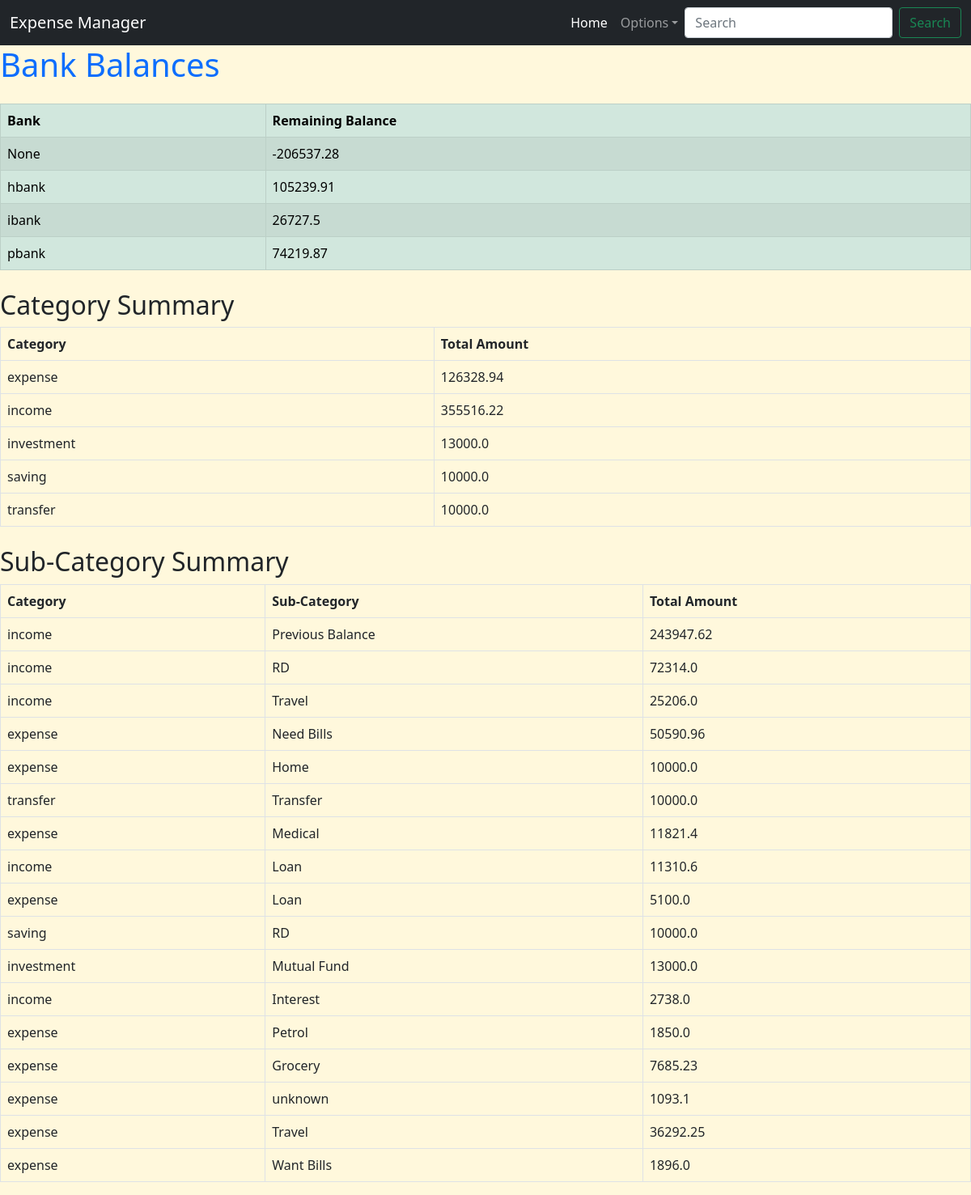
Page /summary on the committed database.
### app.py (models this page shows)
class IncomeExpenseManager(db.Model):
    id = db.Column(db.Integer, primary_key=True)
    date = db.Column(db.Date, nullable=False)
    from_bank = db.Column(db.String(10), nullable=True)
    to_bank = db.Column(db.String(10), nullable=True)
    category = db.Column(db.String(20), nullable=False)
    sub_category = db.Column(db.String(50), nullable=False)
    description = db.Column(db.String(100), nullable=False)
    amount = db.Column(db.Float, nullable=False)

### app.py (the view)
@app.route('/summary')
def category_summary():
    category_summary = db.session.query(IncomeExpenseManager.category, db.func.sum(IncomeExpenseManager.amount).label('total_amount')).group_by(IncomeExpenseManager.category).all()
    sub_category_summary = db.session.query(IncomeExpenseManager.category, IncomeExpenseManager.sub_category, db.func.sum(IncomeExpenseManager.amount).label('total_amount')).group_by(IncomeExpenseManager.category, IncomeExpenseManager.sub_category).order_by(IncomeExpenseManager.amount.label('total_amount').desc()).all()
    from_bank_summary = db.session.query(IncomeExpenseManager.from_bank, db.func.sum(IncomeExpenseManager.amount).label('balance')).filter(IncomeExpenseManager.from_bank.isnot(None)).group_by(IncomeExpenseManager.from_bank).all()
    to_bank_summary = db.session.query(IncomeExpenseManager.to_bank, db.func.sum(IncomeExpenseManager.amount).label('balance')).filter(IncomeExpenseManager.to_bank.isnot(None)).group_by(IncomeExpenseManager.to_bank).all()
    bank_balances = {}
    for bank, balance in from_bank_summary:
        bank_balances[bank] = bank_balances.get(bank, 0) - balance  # removed - above in from_bank_summary and added - here
    for bank, balance in to_bank_summary:
        bank_balances[bank] = bank_balances.get(bank, 0) + balance
    total_bank_balance = sum(bank_balances.values())
    return render_template('category_summary.html', category_summary=category_summary, sub_category_summary=sub_category_summary, bank_balances=bank_balances, total_bank_balance=total_bank_balance)

### templates/category_summary.html
{% extends 'base.html' %}
{% block content %}
<h1 class="mb-4 text-primary">Bank Balances</h1>
{% if bank_balances %}
<table class="table table-success table-striped table-bordered table-hover">
    <thead>
        <tr>
            <th scope="col">Bank</th>
            <th scope="col">Remaining Balance</th>
        </tr>
    </thead>
    <tbody>
        {% for bank, balance in bank_balances.items() %}
        <tr>
            <td>{{ bank if bank else 'None' }}</td>
            <td>{{ balance | round(2) }}</td>
        </tr>
        {% endfor %}
    </tbody>
</table>
{% else %}
<p>No bank balances available.</p>
{% endif %}
<h2 class="mt-4">Category Summary</h2>
{% if category_summary %}
<table class="table table-bordered table-hover">
    <thead>
        <tr>
            <th scope="col">Category</th>
            <th scope="col">Total Amount</th>
        </tr>
    </thead>
    <tbody>
        {% for category, total_amount in category_summary %}
        <tr>
            <td>{{ category }}</td>
            <td>{{ total_amount | round(2) }}</td>
        </tr>
        {% endfor %}
    </tbody>
</table>
{% else %}
<p>No category data available.</p>
{% endif %}
<h2 class="mt-4">Sub-Category Summary</h2>
{% if sub_category_summary %}
<table class="table table-bordered table-hover">
    <thead>
        <tr>
            <th scope="col">Category</th>
            <th scope="col">Sub-Category</th>
            <th scope="col">Total Amount</th>
        </tr>
    </thead>
    <tbody>
        {% for category, sub_category, total_amount in sub_category_summary %}
        <tr>
            <td>{{ category }}</td>
            <td>{{ sub_category }}</td>
            <td>{{ total_amount | round(2) }}</td>
        </tr>
        {% endfor %}
    </tbody>
</table>
{% else %}
<p>No sub-category data available.</p>
{% endif %}
{% endblock %}

### templates/base.html (shortened to what this page needs)
<!DOCTYPE html>
<html lang="en">
<head>
    <link href="https://cdn.jsdelivr.net/npm/bootstrap@5.0.2/dist/css/bootstrap.min.css" rel="stylesheet">
  </head>
<body>
    <header>
        <nav class="navbar navbar-expand-lg navbar-dark bg-dark">
            <div class="container-fluid">
              <a class="navbar-brand" href="{{url_for('index')}}">Expense Manager</a>
              <div class="collapse navbar-collapse" id="navbarSupportedContent">
                <ul class="navbar-nav ms-auto mb-2 mb-lg-0">
                  <li class="nav-item">
                    <a class="nav-link active" aria-current="page" href="{{url_for('index')}}">Home</a>
                  </li>
                  <li class="nav-item dropdown">
                    <a class="nav-link dropdown-toggle" href="#" role="button" data-bs-toggle="dropdown" aria-expanded="false">Options</a>
                  </li>
                </ul>
                <form class="d-flex" role="search">
                  <input class="form-control me-2" type="search" placeholder="Search" aria-label="Search">
                  <button class="btn btn-outline-success" type="submit">Search</button>
                </form>
              </div>
            </div>
          </nav>
    </header>
    <main>
        {% block content %}{% endblock %}
    </main>
</body>
</html>

### templates/base.html (style rules this page uses)
body { background-color: cornsilk; }

### rows in the picture
IncomeExpenseManager: category "transfer", amount "10000.0", sub_category "Transfer"
IncomeExpenseManager: category "income", sub_category "RD", amount "72314.0"
IncomeExpenseManager: category "income", sub_category "Travel", amount "25206.0"
IncomeExpenseManager: category "expense", sub_category "Home", amount "10000.0"

### other values in the picture
{{ bank if bank else 'None' }} "None" "hbank" "ibank" "pbank"
{{ balance | round(2) }} "-206537.28" "105239.91" "26727.5" "74219.87"
{{ category }} "expense" "income" "investment" "saving"
{{ total_amount | round(2) }} "126328.94" "355516.22" "13000.0" "10000.0"
{{ category }} "income" "expense" "expense" "income" "expense" "saving" "investment" "income" "expense" "expense" "expense" "expense" "expense"
{{ sub_category }} "Previous Balance" "Need Bills" "Medical" "Loan" "Loan" "RD" "Mutual Fund" "Interest" "Petrol" "Grocery" "unknown" "Travel" "Want Bills"
{{ total_amount | round(2) }} "243947.62" "50590.96" "11821.4" "11310.6" "5100.0" "10000.0" "13000.0" "2738.0" "1850.0" "7685.23" "1093.1" "36292.25" "1896.0"
